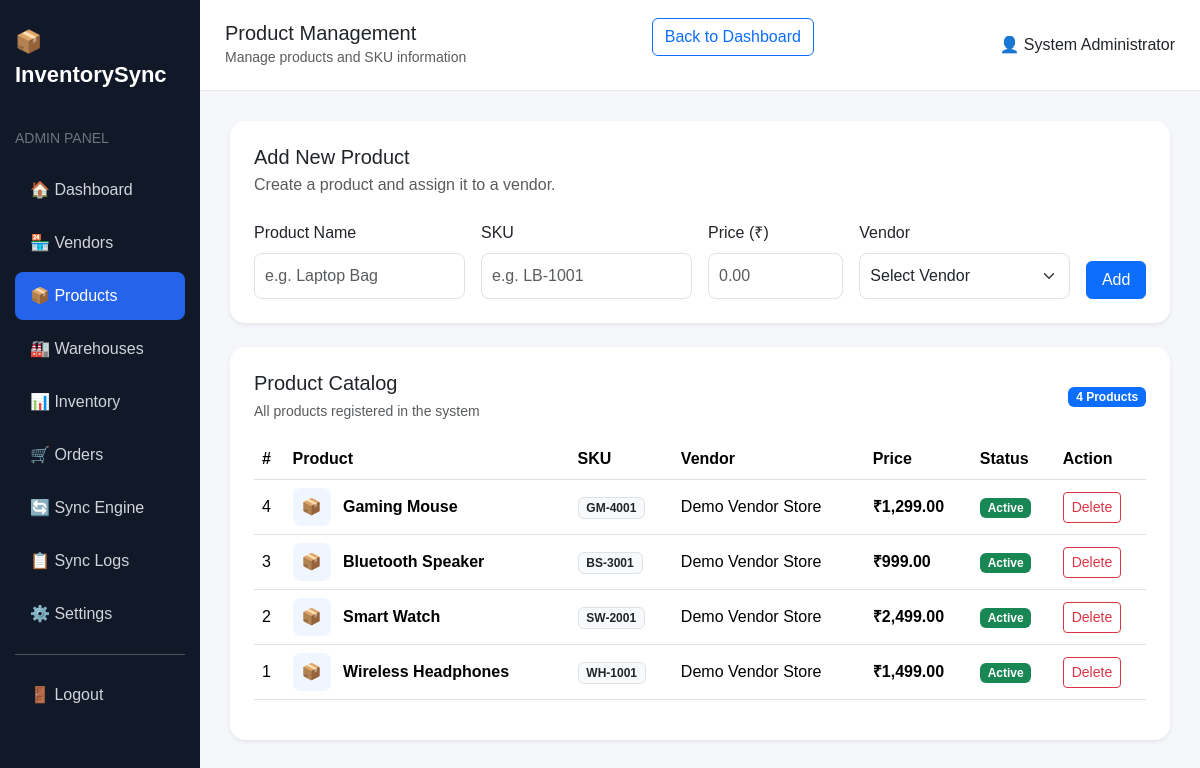
/admin/products.php (signed in), run on the app's committed database.
### tables this page shows
CREATE TABLE `products` (
  `id` int(11) NOT NULL,
  `vendor_id` int(11) DEFAULT NULL,
  `product_name` varchar(150) NOT NULL,
  `sku` varchar(100) NOT NULL,
  `price` decimal(10,2) DEFAULT 0.00,
  `status` enum('active','inactive') DEFAULT 'active',
  `created_at` timestamp NOT NULL DEFAULT current_timestamp()
);

CREATE TABLE `vendors` (
  `id` int(11) NOT NULL,
  `user_id` int(11) DEFAULT NULL,
  `vendor_name` varchar(150) NOT NULL,
  `email` varchar(150) DEFAULT NULL,
  `phone` varchar(20) DEFAULT NULL,
  `status` enum('active','inactive') DEFAULT 'active',
  `created_at` timestamp NOT NULL DEFAULT current_timestamp()
);

### admin/products.php (the view, shortened to what this page needs)
<?php
include "../config/db.php";
$products = $conn->query(
    "SELECT products.*,
            vendors.vendor_name
     FROM products
     LEFT JOIN vendors
     ON products.vendor_id = vendors.id
     ORDER BY products.id DESC"
);
?>
<!DOCTYPE html>
<html lang="en">
<head>
<link href="https://cdn.jsdelivr.net/npm/bootstrap@5.3.3/dist/css/bootstrap.min.css"
      rel="stylesheet">
</head>
<body>
<div class="container-fluid">
<div class="row">
<div class="col-md-3 col-lg-2 sidebar">
    <div class="logo">
        📦 InventorySync
    </div>
    <small class="text-secondary">
        ADMIN PANEL
    </small>
    <div class="mt-3">
        <a href="dashboard.php">
            🏠 Dashboard
        </a>
        <a href="vendors.php">
            🏪 Vendors
        </a>
        <a href="products.php" class="active">
            📦 Products
        </a>
        <a href="warehouses.php">
            🏭 Warehouses
        </a>
        <a href="inventory.php">
            📊 Inventory
        </a>
        <a href="orders.php">
            🛒 Orders
        </a>
        <a href="sync_engine.php">
            🔄 Sync Engine
        </a>
        <a href="sync_logs.php">
            📋 Sync Logs
        </a>
        <a href="settings.php">
            ⚙️ Settings
        </a>
        <hr>
        <a href="../logout.php">
            🚪 Logout
        </a>
    </div>
</div>
<div class="col-md-9 col-lg-10 p-0">
    <div class="topbar d-flex justify-content-between align-items-center">
        <div>
            <h5 class="mb-0">
                Product Management
            </h5>
            <small class="text-muted">
                Manage products and SKU information
            </small>
        </div>
        <a href="dashboard.php" class="btn btn-outline-primary mb-3">
    <i class="bi bi-arrow-left"></i> Back to Dashboard
</a>
        <div>
            👤 <?= htmlspecialchars($_SESSION["name"]) ?>
        </div>
    </div>
    <div class="content">
        <div class="card shadow-sm mb-4">
            <div class="card-body p-4">
                <h5 class="mb-1">
                    Add New Product
                </h5>
                <p class="text-muted mb-4">
                    Create a product and assign it to a vendor.
                </p>
                <form method="POST">
                    <div class="row g-3">
                        <div class="col-md-3">
                            <label class="form-label">
                                Product Name
                            </label>
                            <input
                                type="text"
                                name="product_name"
                                class="form-control"
                                placeholder="e.g. Laptop Bag"
                                required
                            >
                        </div>
                        <div class="col-md-3">
                            <label class="form-label">
                                SKU
                            </label>
                            <input
                                type="text"
                                name="sku"
                                class="form-control"
                                placeholder="e.g. LB-1001"
                                required
                            >
                        </div>
                        <div class="col-md-2">
                            <label class="form-label">
                                Price (₹)
                            </label>
                            <input
                                type="number"
                                name="price"
                                class="form-control"
                                placeholder="0.00"
                                step="0.01"
                                min="0"
                                required
                            >
                        </div>
                        <div class="col-md-3">
                            <label class="form-label">
                                Vendor
                            </label>
                            <select
                                name="vendor_id"
                                class="form-select"
                                required
                            >
                                <option value="">
                                    Select Vendor
                                </option>
                            </select>
                        </div>
                        <div class="col-md-1 d-flex align-items-end">
                            <button
                                type="submit"
                                name="add_product"
                                class="btn btn-primary w-100"
                            >
                                Add
                            </button>
                        </div>
                    </div>
                </form>
            </div>
        </div>
        <div class="card shadow-sm">
            <div class="card-body p-4">
                <div class="d-flex justify-content-between align-items-center mb-3">
                    <div>
                        <h5 class="mb-1">
                            Product Catalog
                        </h5>
                        <small class="text-muted">
                            All products registered in the system
                        </small>
                    </div>
                    <span class="badge bg-primary">
                        <?= $products->num_rows ?> Products
                    </span>
                </div>
                <div class="table-responsive">
                    <table class="table table-hover align-middle">
                        <thead>
                            <tr>
                                <th>#</th>
                                <th>Product</th>
                                <th>SKU</th>
                                <th>Vendor</th>
                                <th>Price</th>
                                <th>Status</th>
                                <th>Action</th>
                            </tr>
                        </thead>
                        <tbody>
                        <?php if ($products->num_rows > 0): ?>
                            <?php while ($product = $products->fetch_assoc()): ?>
                            <tr>
                                <td>
                                    <?= $product["id"] ?>
                                </td>
                                <td>
                                    <span class="product-icon">
                                        📦
                                    </span>
                                    <strong>
                                        <?= htmlspecialchars($product["product_name"]) ?>
                                    </strong>
                                </td>
                                <td>
                                    <span class="badge bg-light text-dark border">
                                        <?= htmlspecialchars($product["sku"]) ?>
                                    </span>
                                </td>
                                <td>
                                    <?= htmlspecialchars($product["vendor_name"] ?? "N/A") ?>
                                </td>
                                <td>
                                    <strong>
                                        ₹<?= number_format($product["price"], 2) ?>
                                    </strong>
                                </td>
                                <td>
                                    <span class="badge bg-success">
                                        Active
                                    </span>
                                </td>
                                <td>
                                    <a
                                        href="products.php?delete=<?= $product["id"] ?>"
                                        class="btn btn-sm btn-outline-danger"
                                        onclick="return confirm('Delete this product?')"
                                    >
                                        Delete
                                    </a>
                                </td>
                            </tr>
                            <?php endwhile; ?>
                        <?php endif; ?>
                        </tbody>
                    </table>
                </div>
            </div>
        </div>
    </div>
</div>
</div>
</div>
</body>
</html>

### admin/products.php (style rules this page uses)
body { background: #f5f7fb; font-family: Arial, sans-serif; }
.sidebar { min-height: 100vh; background: #111827; color: white; padding: 25px 15px; }
.logo { font-size: 22px; font-weight: bold; margin-bottom: 35px; }
.sidebar a { display: block; color: #d1d5db; text-decoration: none; padding: 12px 15px; border-radius: 8px; margin-bottom: 5px; }
.sidebar a:hover, .sidebar .active { background: #2563eb; color: white; }
.topbar { background: white; padding: 18px 25px; border-bottom: 1px solid #e5e7eb; }
.content { padding: 30px; }
.card { border: none; border-radius: 15px; }
.form-control, .form-select { border-radius: 8px; padding: 10px; }
.table th { white-space: nowrap; }
.product-icon { width: 38px; height: 38px; background: #eff6ff; border-radius: 8px; display: inline-flex; align-items: center; justify-content: center; margin-right: 8px; }

### data on the page
products: id "4", product_name "Gaming Mouse", sku "GM-4001", vendor.vendor_name "Demo Vendor Store", price "1,299.00"
products: id "3", product_name "Bluetooth Speaker", sku "BS-3001", vendor.vendor_name "Demo Vendor Store", price "999.00"
products: id "2", product_name "Smart Watch", sku "SW-2001", vendor.vendor_name "Demo Vendor Store", price "2,499.00"
products: id "1", product_name "Wireless Headphones", sku "WH-1001", vendor.vendor_name "Demo Vendor Store", price "1,499.00"

### other printed values
$_SESSION["name"] "System Administrator"
$products->num_rows "4"
